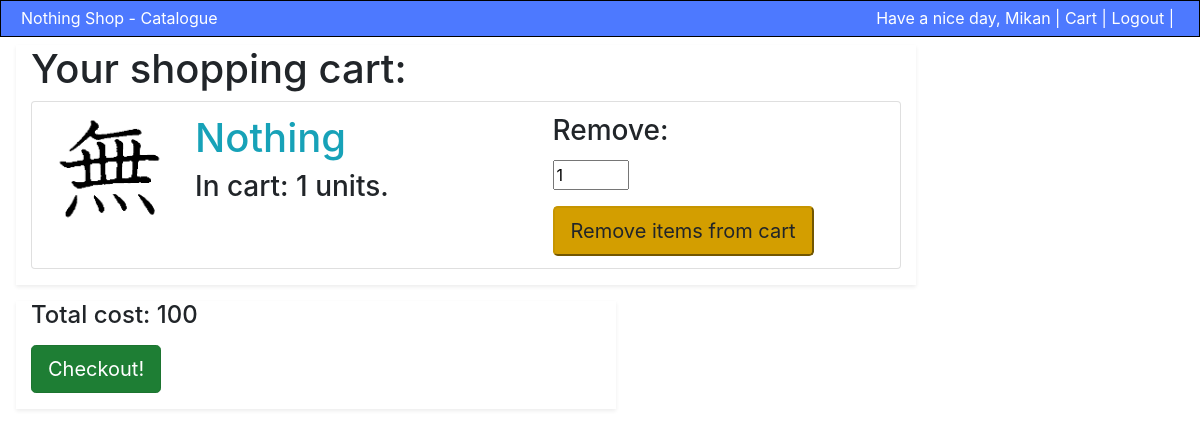
The app's page /shop_site/cart/ (signed in) with its own data.
### shop_site/models.py (models this page shows, shortened)
class Merch(models.Model):
    name = models.CharField(max_length=100)
    price = models.CharField(max_length=100)
    quantity = models.IntegerField(default=0)
    desc = models.TextField(default="No description.")
    image = models.CharField(default="shop_site/images/no_image.png", max_length=100)

### shop_site/views.py (the view, shortened to what this page needs)
# urls.py: path('cart/', views.cart, name='cart'),
def cart(request):
    if request.user.is_authenticated:
        cart = getCart(request.user)
        context = {'cart': cart.contents(), 'cost': cart.total_summ()}
        return render(request, 'shop_site/cart.html', context)
    else:
        return render(request, 'shop_site/noway.html')
    return HttpResponse("How did you even get here.")

### shop_site/models.py (called while the page is built)
    def total_summ(self):
        summ = 0
        temp_set = CartHolder.objects.filter(who=self)
        for item in temp_set:
            summ += int(item.what.price) * item.how_much
        return summ

    def contents(self):
        cont = []
        temp_set = CartHolder.objects.filter(who=self)
        for item in temp_set:
            cont.append((item.what, item.how_much))
        return cont

### shop_site/views.py (called while the page is built)
def getCart(user):
    try:
        cart = Cart.objects.get(owner=user)
    except Cart.DoesNotExist:
        cart = Cart(owner=user)
        cart.save()
    return cart

### shop_site/templates/shop_site/cart.html (shortened to what this page needs)
{% extends "shop_site/base.html" %}
{% load static %}
{% block main-body %}
<div class="container w-75 mt-2 mx-3 shadow-sm">
	<h1>Your shopping cart:</h1>
	{% if cart %}
		<ul class="list-group">
		{% for item in cart %}
			<li id="list{{ item.0.id }}" class="list-group-item mb-3">
				<div class="row">
					<div class="col-lg-2">
						<img src="{% static item.0.image %}" class="img-fluid mh-100 mw-100 mx-auto d-block" alt="{{ item.0.name }}"/>
					</div>
					<div class="col-lg-5">
						<h1><a class="text-info" href="{% url 'detail' item.0.id %}">{{ item.0.name }}</a></h1>
						<h3>In cart: {{ item.1 }} units.</h3>
					</div>
					<div class="col-lg-4">
						<h3>Remove: </h3>
						<form method="post">
							<input class="mt-1 mb-3" name="merchnum" type="number" value="1" min="1" max="{{ item.1 }}">
							<input name="remove" type="submit" value="Remove items from cart" class="btn-warning btn-lg active"></input>
						</form>
					</div>
				</div>
			</li>
		{% endfor %}
		</ul>
	{% else %}
		<p>There's nothing there!</p>
	{% endif %}
</div>
<div class="container w-50 mt-3 mx-3 shadow-sm">
	<h4 class="my-3">Total cost: {{ cost }}</h4>
	{% if cost > 0 %}
		<p><a href="{% url 'checkout' %}" class="btn btn-success btn-lg active mb-3">Checkout!</a></p>
	{% else %}
		<p><a href="#" class="btn btn-secondary btn-lg disabled mb-3">Checkout!</a></p>
	{% endif %}
</div>
{% endblock %}

### shop_site/templates/shop_site/base.html (shortened to what this page needs)
<!doctype html>
{% load static %}
<html>
	<head>
		<link rel="stylesheet" type="text/css" href="{% static 'shop_site/bootstrap/css/bootstrap.css' %}" />
		<link rel="stylesheet" type="text/css" href="{% static 'shop_site/shop.css' %}" />
	</head>
	<div class="user_panel container-fluid">
	{% if user.is_authenticated %}
	<div class="d-flex justify-content-between">
		<p>Nothing Shop - <a class="text-white" href="{% url 'index' %}">Catalogue</a></p>
		<p id="welcome-text">Have a nice day, {{ user.username }} | <a class="text-white" href="{% url 'cart' %}">Cart</a> | <a class="text-white" href="{% url 'logout' %}">Logout</a> |</p>
	</div>
	{% endif %}
	</div>
	{% block main-body %}{% endblock %}
</html>

### shop_site/static/shop_site/shop.css (style rules this page uses)
.user_panel { height: 4vh; min-height: 37px; color: white; background-color: #4d79ff; border-style: solid; border-width: 1px; border-color: black; }
.user_panel p { text-align: right; padding: 5px; padding-right: 10px; }

### records on screen
Merch: image (picture), name "Nothing", id "1", merchnum "1"

### other values on screen
{{ user.username }} "Mikan"
{{ cost }} "100"
